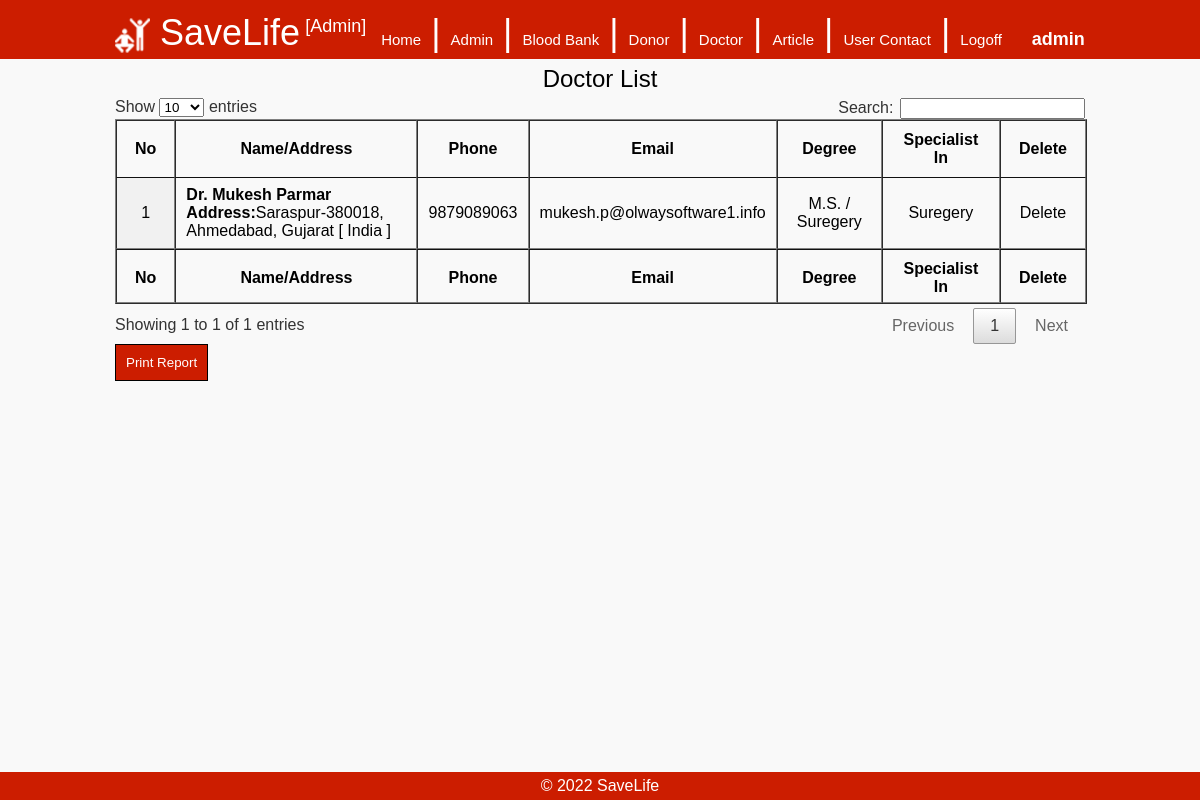
/admin/doctor.php (signed in), run on the app's committed database.
### tables this page shows
CREATE TABLE `doctor_master` (
  `ID` int(5) NOT NULL,
  `Email` varchar(50) NOT NULL,
  `Password` varchar(25) NOT NULL,
  `Name` varchar(30) NOT NULL,
  `Address` varchar(200) NOT NULL,
  `City` varchar(25) NOT NULL,
  `State` varchar(25) NOT NULL,
  `Country` varchar(25) NOT NULL,
  `Phone` varchar(30) NOT NULL,
  `Degree` varchar(25) NOT NULL,
  `SpecialistFor` varchar(100) NOT NULL,
  `Experience` varchar(10) NOT NULL,
  `RegisterDate` timestamp NOT NULL DEFAULT CURRENT_TIMESTAMP,
  `Status` int(1) NOT NULL DEFAULT '1'
);

### admin/doctor.php (the view, shortened to what this page needs)
<!DOCTYPE html>
<html lang="en">
<head>
<?php
		include('includes/css_js.php');
?>
</head>
<body>
<div class="container">
    <?php
		include('includes/header.php');
	?>
    <div class="main">
	<div class="head">Doctor List</div>
    <?php
	include("../includes/db.php");
	$query = "select * from doctor_master";
	$result = $con->query($query);
	if($result->num_rows>0)
	{
		$no=0;
		$tbl = '<table id="dr_list" class="display" width="100%" border="1px" cellspacing="0px" cellpadding="5px">';
		$tbl .= '<thead><tr><th>No</th><th>Name/Address</th><th>Phone</th><th>Email</th><th>Degree</th><th>Specialist In</th><th>Delete</th></tr></thead>';
		$tbl .= '<tfoot><tr><th>No</th><th>Name/Address</th><th>Phone</th><th>Email</th><th>Degree</th><th>Specialist In</th><th>Delete</th></tr></tfoot><tbody>';
		while($row = $result->fetch_row())
		{
			$no++;
			$tbl .= '<tr>';
			$tbl .= '<td align="center">' . $no . '</td>';
			$tbl .= '<td><b>' . $row[3] . '</b><br>';
			$tbl .= '<b>Address:</b>' . $row[4] . ', ' . $row[5] . ', ' . $row[6] . ' [ ' . $row[7] . ' ]</td>';
			$tbl .= '<td align="center">' . $row[8] . '</td>';
			$tbl .= '<td align="center">' . $row[1] . '</td>';
			$tbl .= '<td align="center">' . $row[9] . ' / ' . $row[10]  .  '</td>';
			$tbl .= '<td align="center">' . $row[10] . '</td>';
			$tbl .= '<td align="center"><a href="delete_doctor.php?id=' . $row[0] . '">Delete</a></td>';
			$tbl .= '</tr>';
		}
		$tbl .= '</table><input class="btn" type="button" value="Print Report" onclick="print_report()">';
		echo $tbl;
	}
	else
	{
		echo '<p align="center">No Doctor Registered</p>';
	}
	?>
    </div>
    <?php
		include('includes/footer.php');
	?>
</div>
</body>
</html>

### css/style.css (style rules this page uses)
body { margin:0px; background-color:#f9f9f9; font-family: Arial, Helvetica, sans-serif; }
a { color:#000; text-decoration:none; }
.container { width:100%; margin-top:55px; }
.main { padding:5px; margin:auto; width:970px; margin-bottom:50px; }
.head { font-size:24px; text-align:center; padding:5px; }
.btn { background-color:#CC1D00; color:#FFF; border:solid 1px #000; padding:10px 10px 10px 10px; }

### data on the page
doctor_master: Name "Dr. Mukesh Parmar", Address "Saraspur-380018", City "Ahmedabad", State "Gujarat", Country "India", Phone "9879089063", Email "mukesh.p@olwaysoftware1.info", Degree "M.S.", SpecialistFor "Suregery"

### other printed values
$title "SaveLife"
$_SESSION['username'] "admin"
